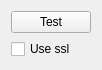
<?xml version="1.0" encoding="UTF-8"?>
<ui version="4.0">
 <class>MainWindow</class>
 <widget class="QMainWindow" name="MainWindow">
  <property name="geometry">
   <rect>
    <x>0</x>
    <y>0</y>
    <width>99</width>
    <height>56</height>
   </rect>
  </property>
  <property name="windowTitle">
   <string>MainWindow</string>
  </property>
  <widget class="QWidget" name="centralWidget">
   <layout class="QVBoxLayout" name="verticalLayout">
    <item>
     <widget class="QPushButton" name="test">
      <property name="text">
       <string>Test</string>
      </property>
     </widget>
    </item>
    <item>
     <widget class="QCheckBox" name="useSsl">
      <property name="text">
       <string>Use ssl</string>
      </property>
     </widget>
    </item>
   </layout>
  </widget>
 </widget>
 <layoutdefault spacing="6" margin="11"/>
 <resources/>
 <connections/>
</ui>
